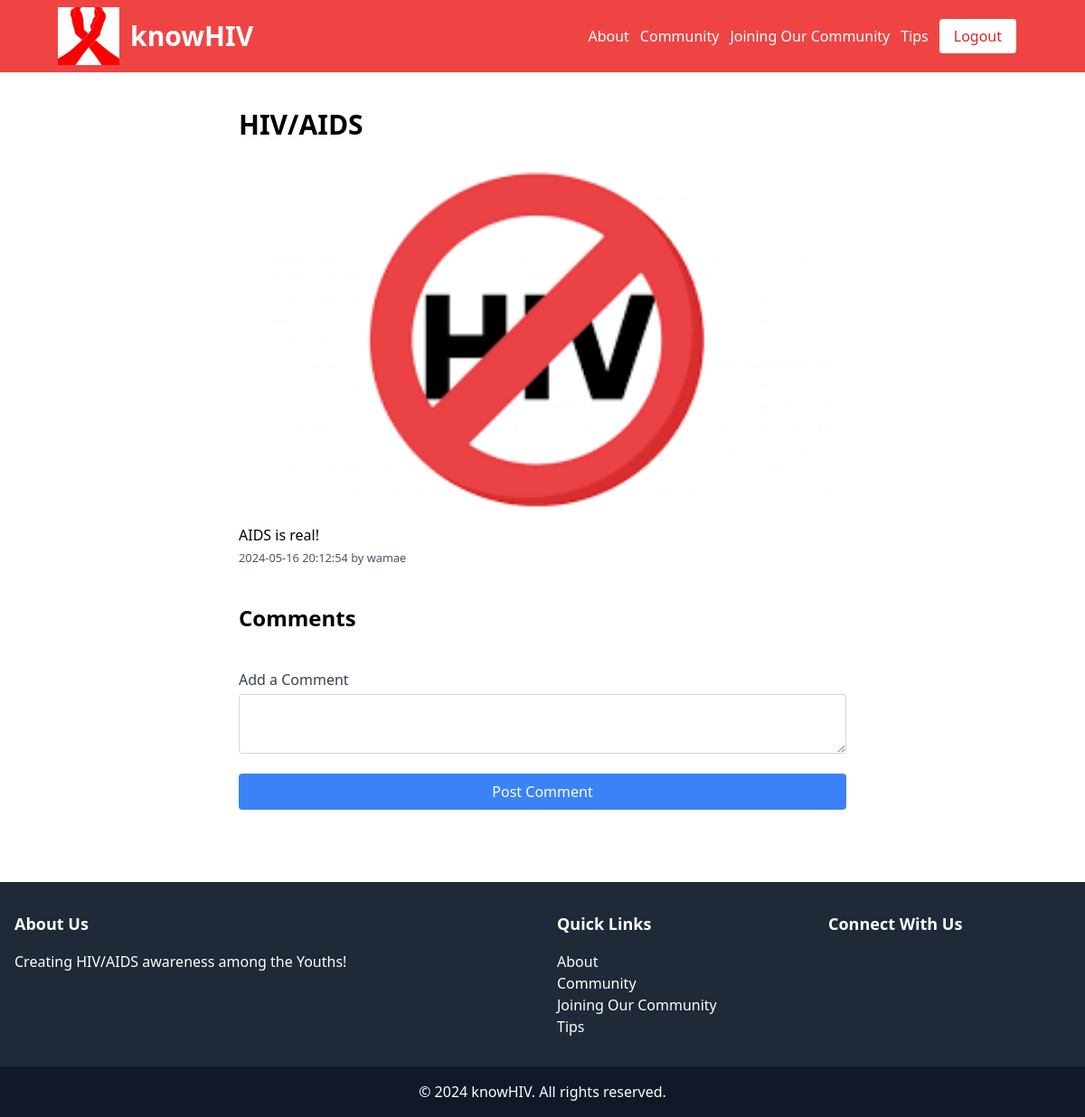
Screenshot of /view_post.php?id=13 (signed in) with the database file from the repository.
### tables this page shows
CREATE TABLE `posts` (
  `id` int(11) NOT NULL,
  `user_id` int(11) NOT NULL,
  `title` varchar(255) NOT NULL,
  `content` text NOT NULL,
  `image_url` varchar(255) DEFAULT NULL,
  `created_at` timestamp NOT NULL DEFAULT current_timestamp(),
  `flagged` tinyint(1) DEFAULT 0
);

CREATE TABLE `users` (
  `id` int(11) NOT NULL,
  `username` varchar(50) NOT NULL,
  `email` varchar(100) NOT NULL,
  `password` varchar(255) NOT NULL,
  `created_at` timestamp NOT NULL DEFAULT current_timestamp(),
  `profile_pic` varchar(255) DEFAULT NULL,
  `reset_token` varchar(255) DEFAULT NULL,
  `reset_token_expire` datetime DEFAULT NULL,
  `is_admin` tinyint(1) DEFAULT 0
);

### view_post.php (the view, shortened to what this page needs)
<?php
include 'config/db.php';
$post_id = $_GET['id'];
$stmt = $conn->prepare("SELECT p.title, p.content, p.image_url, p.created_at, u.username FROM posts p JOIN users u ON p.user_id = u.id WHERE p.id = ?");
$stmt->bind_param("i", $post_id);
$stmt->execute();
$stmt->bind_result($title, $content, $image_url, $created_at, $username);
?>
<!DOCTYPE html>
<html>
<head>
    <link href="https://cdn.jsdelivr.net/npm/tailwindcss@2.0.4/dist/tailwind.min.css" rel="stylesheet">
</head>
<body>
<?php include 'includes/header.php'; ?>
<div class="max-w-2xl mx-auto mt-10">
    <h1 class="text-3xl font-bold mb-6"><?php echo htmlspecialchars($title); ?></h1>
    <?php if ($image_url): ?>
            <img src="<?php echo htmlspecialchars($image_url); ?>" alt="Post Image" class="mb-4 h-96 w-full object-cover">
    <?php endif; ?>
    <p><?php echo nl2br(htmlspecialchars($content)); ?></p>
    <small class="text-gray-600"><?php echo $created_at; ?> by <?php echo htmlspecialchars($username); ?></small>
    <div class="mt-10">
        <h2 class="text-2xl font-bold mb-4">Comments</h2>
    </div>
    <form action="view_post.php?id=<?php echo $post_id; ?>" method="post" class="mt-10">
        <div class="mb-4">
            <label class="block text-gray-700">Add a Comment</label>
            <textarea name="content" class="w-full p-2 border border-gray-300 rounded mt-1" required></textarea>
        </div>
        <button type="submit" class="w-full bg-blue-500 text-white p-2 rounded">Post Comment</button>
    </form>
</div>
<?php include 'includes/footer.php'; ?>
</body>
</html>

### rows the page displays
posts: title "HIV/AIDS", image_url (picture), content "AIDS is real!", created_at "2024-05-16 20:12:54", user.username "wamae"
